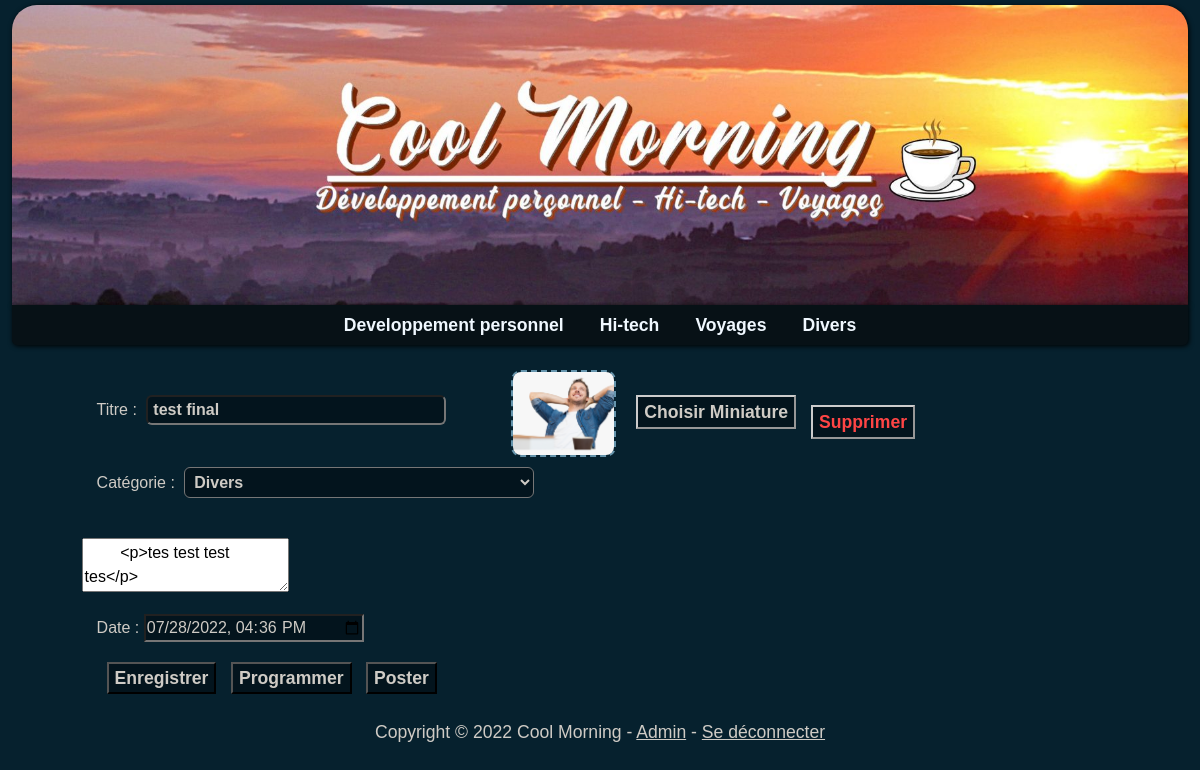
The app's page /edit_article?id=7 (signed in), older data.
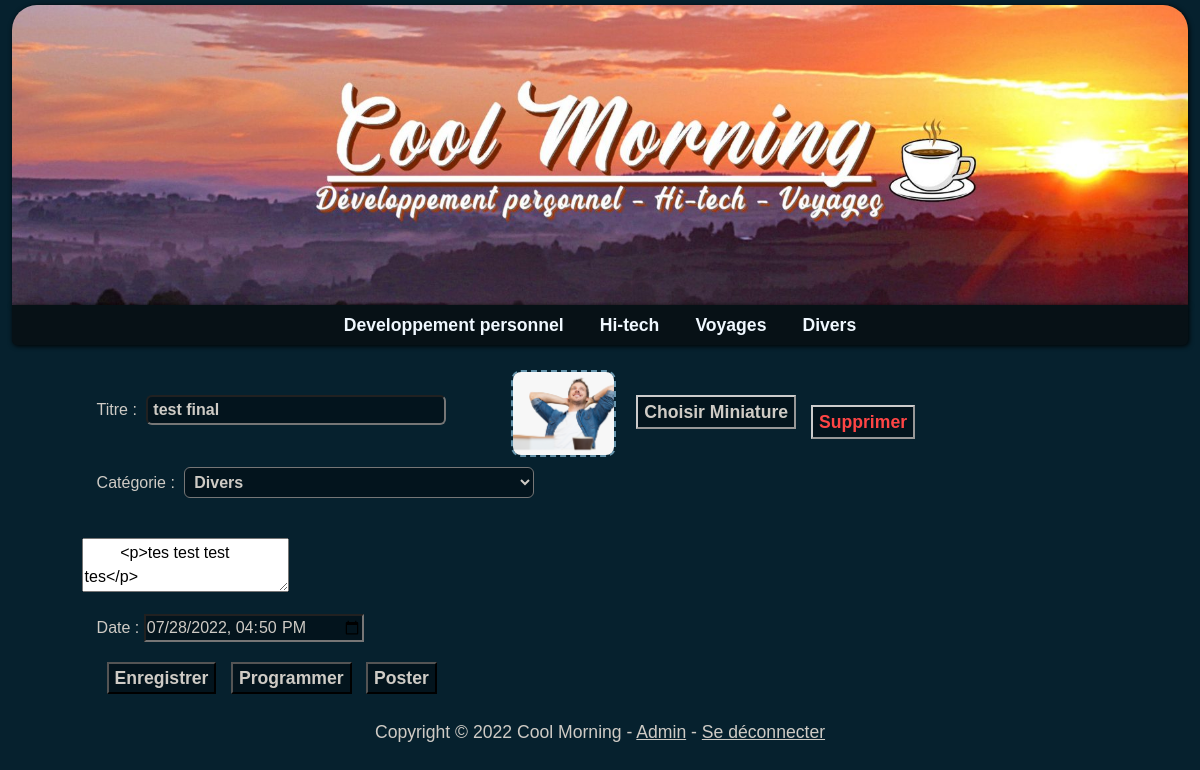
The same page, newer data.
### models.py (models this page shows)
class Article(db.Model):
    id = db.Column(db.Integer, primary_key=True)
    title = db.Column(db.String(100), nullable=False)
    text = db.Column(db.Text, nullable=False)
    date = db.Column(db.DateTime, nullable=False)
    scheduled = db.Column(db.Boolean, nullable=False)
    category = db.Column(db.String(50), nullable=False)
    posted = db.Column(db.Boolean, nullable=False)
    author = db.Column(db.String(50), nullable=False)
    img = db.Column(db.String, nullable=False)

### app.py (the view, shortened to what this page needs)
@app.route("/edit_article", methods=["POST", "GET"])
def edit_article():
    if session["user"] == None:
        flash("Vous devez être connecté", "error")
        return redirect("/login")
    article = Article.query.filter_by(id=request.args.get("id")).first()
    return render_template("edit_article.html", categories=CATEGORIES, article=article)

### templates/edit_article.html (shortened to what this page needs)
{% extends "layout.html" %}
{% block body %}
<div class="create-article clearfix">
  <form action="/edit_article" method="POST" enctype="multipart/form-data">
    <div class="title-field">
      <label for="title" class="title-label">Titre : </label>
      <input type="text" required name="title" class="title-input" maxlength="100" value="{{ article.title }}">
    </div>
    <div class="file-upload">
      <img src="{{ article.img }}" id="img-preview-edit" alt="thumbnail">
      <label for="thumb" class="file-label">Choisir Miniature</label>
    </div>
    <div class="category-field">
      <label for="category" class="categories-label">Catégorie :</label>
      <select name="category" class="categories-input">
        {% for category in categories %}
          {% if category == article.category %}
            <option selected value="{{ category }}">{{ category }}</option>
          {% else %}
            <option value="{{ category }}">{{ category }}</option>
          {% endif %}
        {% endfor %}
      </select>
    </div>
    <div class="text-input">
      <textarea name="text" required placeholder="Commencez à écrire !">
        {{ article.text }}
      </textarea>
    </div>
    <div class="finalize">
      <label for="date">Date : </label>
      <input type="datetime-local" required name="date" value="{{ article.date }}">
      <div class="finalize-buttons">
        <input type="submit" value="Enregistrer" name="submit_button">
        <input type="submit" value="Programmer" name="submit_button">
        <input type="submit" value="Poster" name="submit_button">
      </div>
    </div>
  </form>
  <a href="/delete_article?id={{ article.id }}" class="delete-button">Supprimer</a>
</div>
{% endblock %}

Row changes from the older to the newer data that the page shows:
changed Article "test final": date "07/28/2022 16:36" → "07/28/2022 16:50"
